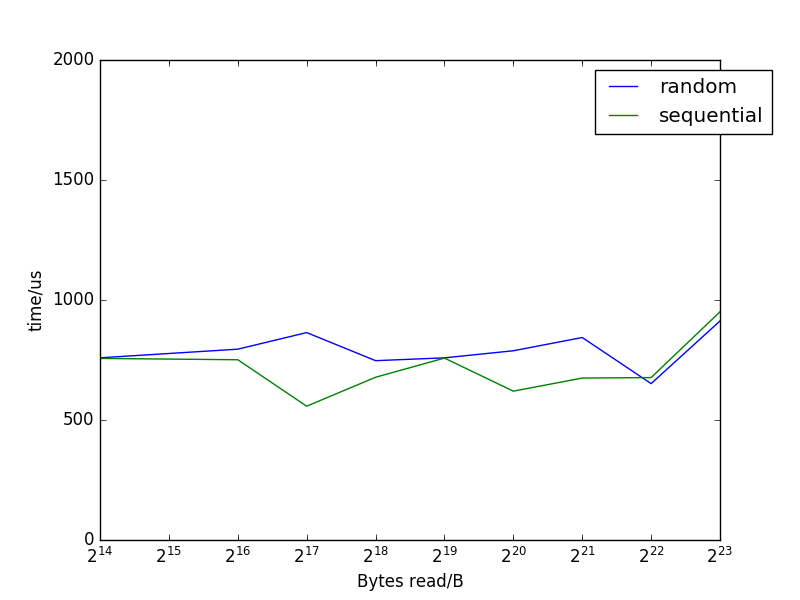

Generate this figure with Python:
import matplotlib.pyplot as plt
import numpy as np
import re

def read_data(fname):
    xs = []
    seq = []
    rand = []
    with open(fname, 'rb') as f:
        s = f.read().strip().split("\n")

    for i in range(0, 9):
        x = re.findall('([0-9]+): ', s[i * 3])[0]
        xs.append(x)
        y = re.findall('Average: ([0-9.]+)us', s[i * 3 + 1])[0]
        seq.append(float(y))

    for i in range(9, 18):
        y = re.findall('Average: ([0-9.]+)us', s[i * 3 + 1])[0]
        rand.append(float(y))
    return xs, seq, rand

x, seq, rand = read_data("read_time.txt")
fig, ax = plt.subplots()
handles = []
plt.xlabel('Bytes read/B')
plt.ylabel('time/us')
ax.set_xscale('symlog', basex=2)

handles.append(plt.plot(x, seq, label="random")[0])
handles.append(plt.plot(x, rand, label="sequential")[0])
plt.ylim(0, 2000)

#plt.axvline(x = 800 * 1024 * 1024, color='r', linestyle='-.')
#plt.axvline(x = 2 * 1024 * 1024, color='r', linestyle='-.')
plt.legend(handles=handles, bbox_to_anchor=(1.1, 1))
plt.show()
